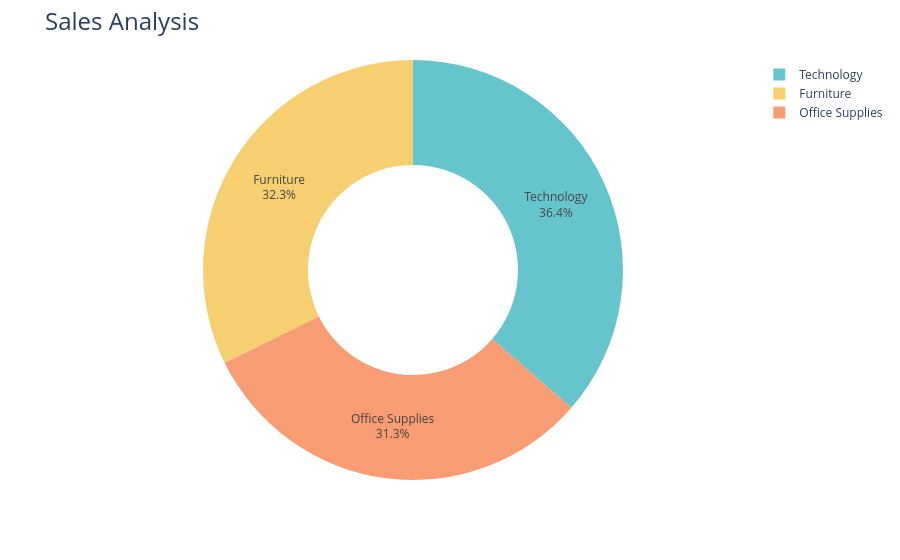

Notebook cell for this chart:
### Code cell
fig = px.pie(
    sales_by_category,
    values='Sales',
    names='Category',
    hole=0.5,
    color_discrete_sequence=px.colors.qualitative.Pastel
)

fig.update_traces(
    textposition='inside',
    textinfo='percent+label'
)

fig.update_layout(
    title_text='Sales Analysis',
    title_font=dict(size=24)
)

fig.show()

### Figure 1 — Plotly figure (JSON) as saved in the notebook; plotly's stock layout.template omitted (floating-point values rounded to 4 significant figures)
{"data": [{"domain": {"x": [0, 1], "y": [0, 1]}, "hole": 0.5, "hovertemplate": "Category=%{label}<br>Sales=%{value}<extra></extra>", "labels": ["Furniture", "Office Supplies", "Technology"], "legendgroup": "", "name": "", "showlegend": true, "textinfo": "percent+label", "textposition": "inside", "type": "pie", "values": [742000.0, 719000.0, 836200.0]}], "layout": {"legend": {"tracegroupgap": 0}, "margin": {"t": 60}, "piecolorway": ["rgb(102, 197, 204)", "rgb(246, 207, 113)", "rgb(248, 156, 116)", "rgb(220, 176, 242)", "rgb(135, 197, 95)", "rgb(158, 185, 243)", "rgb(254, 136, 177)", "rgb(201, 219, 116)", "rgb(139, 224, 164)", "rgb(180, 151, 231)", "rgb(179, 179, 179)"], "title": {"font": {"size": 24}, "text": "Sales Analysis"}}}
